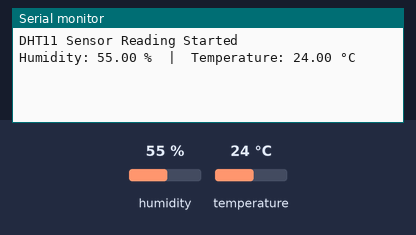
The sketch below on a simulated Arduino Uno, built with avr-gcc and run on an emulated ATmega328P. Shown: the last lines printed to the serial monitor. Inputs (shaded band) come from the test bench; at power-on: humidity 55 %, temperature 24 °C.

Above: at 2.2 s.
2.3 s: humidity set to 22 %
At 3.5 s:
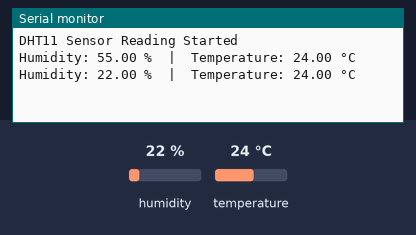
5.0 s: temperature set to 12 °C
At 5.9 s:
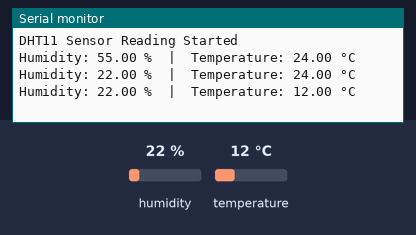
7.7 s: humidity set to 40 %
At 9.5 s:
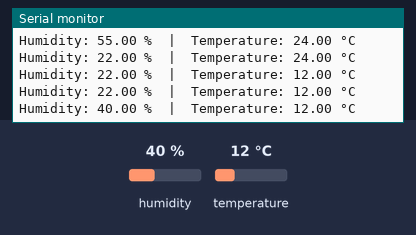
Timing chart, 0 to 11.0 s (numbered marks = the images above; inputs shaded):
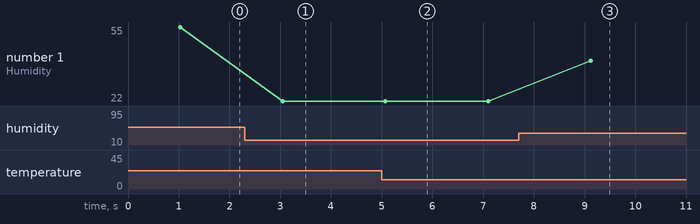

The sketch:

dht11.ino.ino
```cpp
#include "DHT.h"

#define DHTPIN 4        // GPIO pin where DHT11 data pin is connected
#define DHTTYPE DHT11

DHT dht(DHTPIN, DHTTYPE);

void setup() {
  Serial.begin(9600);
  delay(1000);
  Serial.println("DHT11 Sensor Reading Started");
  dht.begin();
}

void loop() {
  float humidity = dht.readHumidity();
  float temperature = dht.readTemperature(); // Celsius

  if (isnan(humidity) || isnan(temperature)) {
    Serial.println("Failed to read from DHT sensor!");
    return;
  }

  Serial.print("Humidity: ");
  Serial.print(humidity);
  Serial.print(" %  |  Temperature: ");
  Serial.print(temperature);
  Serial.println(" °C");

  delay(2000);
}
```

Measured:
- after the input at 2.3 s, the serial monitor: prints a new line after 0.75 s (image 1)
- after the input at 5.0 s, the serial monitor: prints a new line after 0.07 s (image 2)
- after the input at 7.7 s, the serial monitor: prints a new line after 1.4 s (image 3)
- plotted number 1: 55 → 22 after the input at 2.3 s, 22 → 40 after the input at 7.7 s
